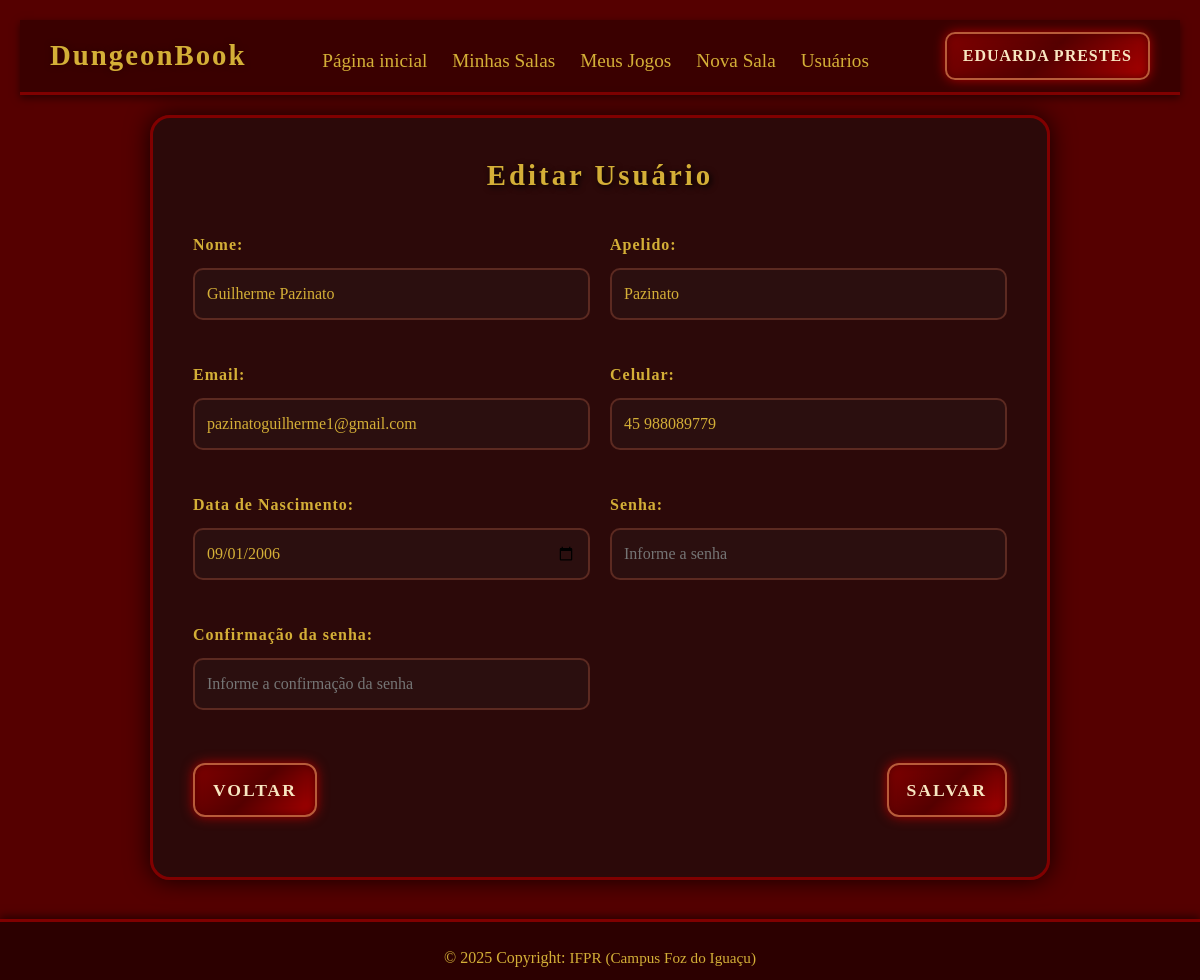
Page /app/controller/UsuarioController.php?action=edit&id=3 (signed in) on the committed database.
### tables this page shows
CREATE TABLE IF NOT EXISTS `usuarios` (
    `id` INT NOT NULL AUTO_INCREMENT,
    `papel` ENUM('jogador', 'administrador') NOT NULL,
    `nome` VARCHAR(100) NOT NULL,
    `apelido` VARCHAR(50) NULL DEFAULT NULL,
    `email` VARCHAR(100) NOT NULL,
    `telefone` VARCHAR(20) NULL DEFAULT NULL,
    `data_nascimento` DATE NOT NULL,
    `senha` VARCHAR(255) NOT NULL,
    `foto` VARCHAR(255) NULL,
    PRIMARY KEY (`id`),
    UNIQUE INDEX `email_unique` (`email` ASC),
    UNIQUE INDEX `apelido_unique` (`apelido` ASC)
);

### app/model/Usuario.php (called while the page is built, shortened)
<?php
class Usuario
{
    private ?string $nome;
    private ?string $apelido;
    private ?string $email;
    private ?string $telefone;
    private ?string $dataNascimento;
    private ?string $senha;
    public function getNome(): ?string
    {
        return $this->nome;
    }
    public function setNome(?string $nome): self
    {
        $this->nome = $nome;
        return $this;
    }
    public function getApelido(): ?string
    {
        return $this->apelido;
    }
    public function setApelido(?string $apelido): self
    {
        $this->apelido = $apelido;
        return $this;
    }
    public function getEmail(): ?string
    {
        return $this->email;
    }
    public function setEmail(?string $email): self
    {
        $this->email = $email;
        return $this;
    }
    public function getTelefone(): ?string
    {
        return $this->telefone;
    }
    public function setTelefone(?string $telefone): self
    {
        $this->telefone = $telefone;
        return $this;
    }
    public function getDataNascimento(): ?string
    {
        return $this->dataNascimento;
    }
    public function setDataNascimento(?string $dataNascimento): self
    {
        $this->dataNascimento = $dataNascimento;
        return $this;
    }
    public function getSenha(): ?string
    {
        return $this->senha;
    }
    public function setSenha(?string $senha): self
    {
        $this->senha = $senha;
        return $this;
    }
}

### app/dao/UsuarioDAO.php (called while the page is built, shortened)
<?php
include_once(__DIR__ . "/../model/Usuario.php");
class UsuarioDAO
{
    public function findById(int $id)
    {
        $conn = Connection::getConn();
        $sql = "SELECT * FROM usuarios u" .
            " WHERE u.id = ?";
        $stm = $conn->prepare($sql);
        $stm->execute([$id]);
        $result = $stm->fetchAll();
        $usuarios = $this->mapUsuarios($result);
        if (count($usuarios) == 1)
            return $usuarios[0];
        elseif (count($usuarios) == 0)
            return null;
        die("UsuarioDAO.findById()" .
            " - Erro: mais de um usuário encontrado.");
    }
    private function mapUsuarios($result)
    {
        $usuarios = array();
        foreach ($result as $reg) {
            $usuario = new Usuario();
            $usuario->setId($reg['id']);
            $usuario->setPapel($reg['papel']);
            $usuario->setNome($reg['nome']);
            $usuario->setApelido($reg['apelido']);
            $usuario->setEmail($reg['email']);
            $usuario->setTelefone($reg['telefone']);
            $usuario->setDataNascimento($reg['data_nascimento']);
            $usuario->setSenha($reg['senha']);
            $usuario->setFoto($reg['foto']);
            array_push($usuarios, $usuario);
        }
        return $usuarios;
    }
}

### app/view/usuario/UsuFormEdit.php (the view, shortened to what this page needs)
<?php
require_once(__DIR__ . "/../include/Header.php");
require_once(__DIR__ . "/../include/Menu.php");
?>
<link rel="stylesheet" href="<?= BASEURL ?>/view/css/bootstrap.min.css">
<link rel="stylesheet" href="<?= BASEURL ?>/view/css/UsuForm.css">
<div class="container">
    <h3>Editar Usuário</h3>
    <form id="frmUsuario" method="POST"
        action="<?= BASEURL ?>/controller/UsuarioController.php?action=save">
        <div class="form-grid">
            <div class="form-group">
                <label for="txtNome">Nome:</label>
                <input type="text" id="txtNome" name="nome" maxlength="100"
                    placeholder="Informe o nome"
                    value="<?= isset($dados["usuario"]) ? $dados["usuario"]->getNome() : '' ?>" />
            </div>
            <div class="form-group">
                <label for="txtApelido">Apelido:</label>
                <input type="text" id="txtApelido" name="apelido" maxlength="50"
                    placeholder="Informe o seu apelido"
                    value="<?= isset($dados["usuario"]) ? $dados["usuario"]->getApelido() : '' ?>" />
            </div>
            <div class="form-group">
                <label for="txtLogin">Email:</label>
                <input type="text" id="txtLogin" name="email" maxlength="100"
                    placeholder="Informe o email"
                    value="<?= isset($dados["usuario"]) ? $dados["usuario"]->getEmail() : '' ?>" />
            </div>
            <div class="form-group">
                <label for="txtTelefone">Celular:</label>
                <input type="text" id="txtTelefone" name="telefone" maxlength="20"
                    placeholder="Informe o seu celular"
                    value="<?= isset($dados["usuario"]) ? $dados["usuario"]->getTelefone() : '' ?>" />
            </div>
            <div class="form-group">
                <label for="txtDataNascimento">Data de Nascimento:</label>
                <input type="date" id="txtDataNascimento" name="data_nascimento"
                    value="<?= isset($dados["usuario"]) ? $dados["usuario"]->getDataNascimento() : '' ?>" />
            </div>
            <div class="form-group">
                <label for="txtSenha">Senha:</label>
                <input type="password" id="txtPassword" name="senha" maxlength="50"
                    placeholder="Informe a senha"
                    value="<?= isset($dados["usuario"]) ? $dados["usuario"]->getSenha() : '' ?>" />
            </div>
            <div class="form-group">
                <label for="txtConfSenha">Confirmação da senha:</label>
                <input type="password" id="txtConfSenha" name="conf_senha" maxlength="50"
                    placeholder="Informe a confirmação da senha"
                    value="<?= isset($dados['confSenha']) ? $dados['confSenha'] : '' ?>" />
            </div>
        </div>
        <div class="actions">
            <a class="btn" href="<?= BASEURL ?>/controller/UsuarioController.php?action=list">Voltar</a>
            <button type="submit" class="btn">Salvar</button>
        </div>
    </form>
</div>
<?php
require_once(__DIR__ . "/../include/Footer.php");
?>

### app/view/css/Menu.css (style rules this page uses)
body { margin: 0; font-family: 'Caudex', cursive; background-color: rgba(0, 0, 0, 0.9); color: #d4af37; }

### app/view/css/UsuForm.css (style rules this page uses)
body { background-color: #550000; font-family: 'Caudex', cursive; color: #d4af37; margin: 0; padding: 20px; }
.container { background: rgba(40, 10, 10, 0.9); border: 3px solid #800000; padding: 40px; border-radius: 20px; box-shadow: 0 0 25px rgba(0, 0, 0, 0.8); max-width: 900px; margin: 20px auto 80px auto; backdrop-filter: blur(6px); }
h3 { font-weight: bold; font-size: 1.8em; color: #d4af37; text-shadow: 2px 2px 6px #000; margin-bottom: 40px; text-align: center; letter-spacing: 3px; }
.form-grid { display: grid; grid-template-columns: 1fr 1fr; gap: 20px; }
.form-group { margin-bottom: 18px; text-align: left; }
label { font-size: 1em; font-weight: bold; color: #d4af37; display: block; margin-bottom: 6px; letter-spacing: 1px; }
input[type="text"], input[type="password"], input[type="date"], select { background-color: #2b0f0f; border: 2px solid #5c2a21; border-radius: 10px; width: 100%; padding: 12px; margin: 5px 0; color: #d4af37; font-size: 1em; outline: none; transition: border 0.3s ease, box-shadow 0.3s ease; }
.actions { margin-top: 30px; display: flex; justify-content: space-between; gap: 15px; }
button, .btn { background: linear-gradient(135deg, #800000, #550000, #aa0000); border: 2px solid #b85c3a; padding: 12px 18px; border-radius: 12px; font-size: 1.1em; color: #f8e6c1; cursor: pointer; font-weight: bold; text-transform: uppercase; letter-spacing: 2px; box-shadow: 0 0 12px #aa0000, inset 0 0 8px #550000; transition: all 0.3s ease; text-decoration: none; display: inline-block; }

### rows in the picture
usuarios: nome "Guilherme Pazinato", apelido "Pazinato", email "pazinatoguilherme1@gmail.com", telefone "45 988089779", data_nascimento "09/01/2006"

### other values in the picture
$nome "EDUARDA PRESTES"
